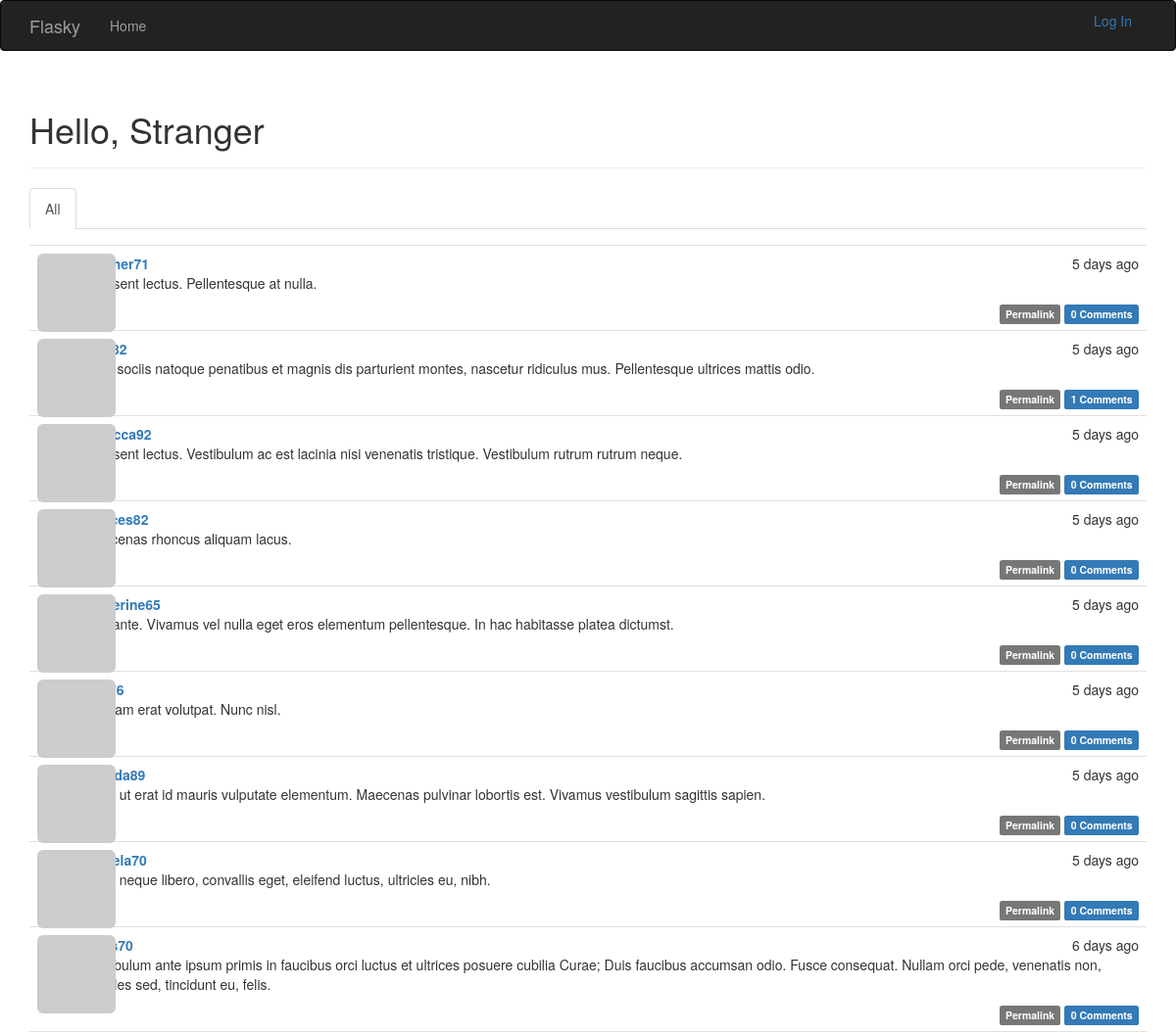
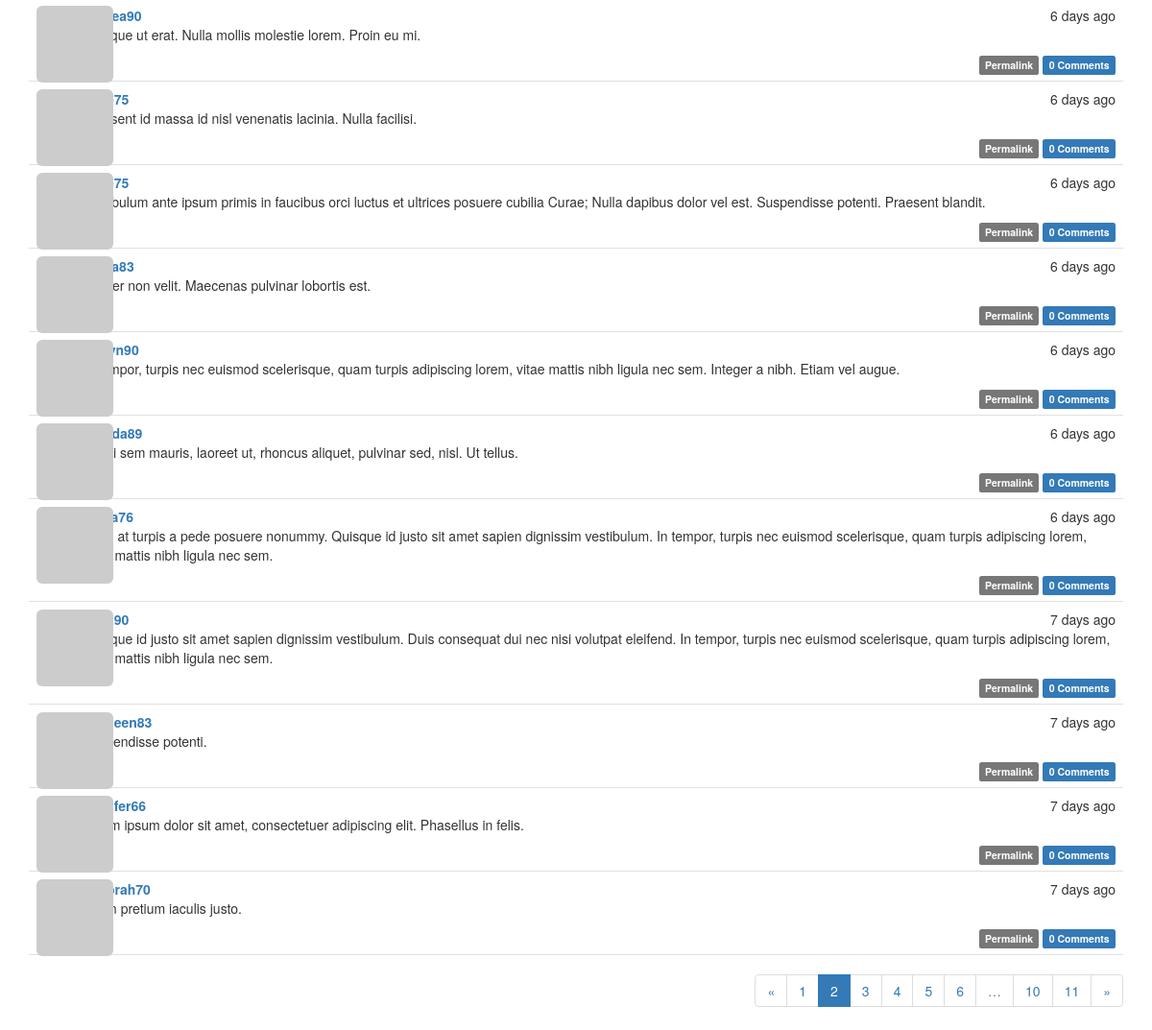
Screenshot of /?page=2 with the database file from the repository (2 pictures, top to bottom).
### app/models.py (models this page shows, shortened)
class Post(db.Model):
    __tablename__ = "posts"
    id = db.Column(db.Integer, primary_key=True)
    body = db.Column(db.Text)
    body_html = db.Column(db.Text)
    timestamp = db.Column(db.DateTime, index=True, default=datetime.utcnow)
    author_id = db.Column(db.Integer, db.ForeignKey("users.id"))
    comments = db.relationship('Comment', backref='post', lazy='dynamic')

class User(UserMixin, db.Model):
    __tablename__ = 'users'
    id = db.Column(db.Integer, primary_key=True)
    email = db.Column(db.String(64), unique=True, index=True)
    username = db.Column(db.String(64), unique=True, index=True)
    role_id = db.Column(db.Integer, db.ForeignKey('roles.id'))
    password_hash = db.Column(db.String(128))
    confirmed = db.Column(db.Boolean, default=False)
    name = db.Column(db.String(64))
    location = db.Column(db.String(64))
    about_me = db.Column(db.Text())
    member_since = db.Column(db.DateTime(), default=datetime.utcnow)
    last_seen = db.Column(db.DateTime(), default=datetime.utcnow)
    avatar_hash = db.Column(db.String(32))
    posts = db.relationship("Post", backref="author", lazy="dynamic")
    followed = db.relationship("Follow", foreign_keys=[Follow.follower_id],
                               backref=db.backref('follower', lazy='joined'), lazy='dynamic',
                               cascade='all, delete-orphan')
    followers = db.relationship("Follow", foreign_keys=[Follow.followed_id],
                                backref=db.backref('followed', lazy='joined'), lazy='dynamic',
                                cascade='all, delete-orphan')
    comments = db.relationship('Comment', backref='author', lazy='dynamic')
    @property
    def password(self):
        raise AttributeError("password is not a readable attribute")
    def gravatar(self, size=100, default="identicon", rating="g"):
        if request.is_secure:
            url = "http://secure.gravatar.com/avatar"
        else:
            url = 'http://www.gravatar.com/avatar'
        hash = self.avatar_hash or hashlib.md5(self.email.encode("utf-8")).hexdigest()
        return '{url}/{hash}?s={size}&d={default}&r={rating}'.format(
            url=url, hash=hash, size=size, default=default, rating=rating)

### app/main/views.py (the view)
@main.route("/", methods=["GET", "POST"])
def index():
    form = PostForm()
    if current_user.can(Permission.WRITE_ARTICLES) and \
            form.validate_on_submit():
        post = Post(body=form.body.data, author=current_user._get_current_object())
        db.session.add(post)
        return redirect(url_for(".index"))
    page = request.args.get("page", 1, type=int)
    show_followed = False
    if current_user.is_authenticated:
        show_followed = bool(request.cookies.get('show_followed', ''))
    if show_followed:
        query = current_user.followed_posts
    else:
        query = Post.query
    pagination = query.order_by(Post.timestamp.desc()).paginate(
        page, per_page=current_app.config["FLASKY_POSTS_PER_PAGE"],
        error_out=False)
    posts = pagination.items
    return render_template("index.html", form=form, posts=posts,
                           show_followed=show_followed, pagination=pagination)

### app/auth/views.py (called while the page is built)
@auth.before_app_request
def before_request():
    if current_user.is_authenticated:
        current_user.ping()
        if not current_user.confirmed \
                and request.endpoint[:5] != "auth.":
            return redirect(url_for("auth.unconfirmed"))

### app/main/__init__.py (called while the page is built)
@main.app_context_processor
def inject_permissions():
    return dict(Permission=Permission)

### app/models.py (called while the page is built)
    def can(self, permissions):
        return False

    def is_administrator(self):
        return False

### app/templates/index.html (shortened to what this page needs)
{% extends "base.html" %}
{% import "bootstrap/wtf.html" as wtf %}
{% import "_macros.html" as macros %}
{% block page_content %}
    <div class="page-header">
        <h1>Hello,
            {% if current_user.is_authenticated %}
                {{ current_user.username }}
            {% else %}
                Stranger
            {% endif %}
        </h1>
    </div>
    <div class="post-tabs">
        <ul class="nav nav-tabs">
            <li{% if not show_followed %} class="active"{% endif %}><a href="{{ url_for('.show_all') }}">All</a></li>
        </ul>
    </div>
    {% include "_posts.html" %}
    {% if pagination %}
        <div class="pagination">
            {{ macros.pagination_widget(pagination, ".index") }}
        </div>
    {% endif %}
{% endblock %}

### app/templates/_posts.html (shortened to what this page needs)
<ul class="posts">
    {% for post in posts %}
        <li class="post">
            <div class="post-thumbnail">
                <a href="{{ url_for(".user", username=post.author.username) }}">
                    <img class="img-rounded profile-thumbnail"
                         src="{{ post.author.gravatar(size=40) }}">
                </a>
            </div>
            <div class="post-content">
                <div class="post-date">
                    {{ moment(post.timestamp).fromNow() }}
                </div>
                <div class="post-author">
                    <a href="{{ url_for('.user', username=post.author.username) }}">
                        {{ post.author.username }}
                    </a>
                </div>
                <div class="post-body">
                    {% if post.body_html %}
                        {{ post.body_html | safe }}
                    {% else %}
                        {{ post.body }}
                    {% endif %}
                </div>
                <div class="post-footer">
                    <a href="{{ url_for('.post', id=post.id) }}">
                        <span class="label label-default">Permalink</span>
                    </a>
                    <a href="{{ url_for('.post', id=post.id) }}#comments">
                        <span class="label label-primary">{{ post.comments.count() }} Comments</span>
                    </a>
                </div>
            </div>
        </li>
    {% endfor %}
</ul>

### app/static/css/styles.css (style rules this page uses)
.profile-thumbnail { position: absolute; }
div.post-tabs { margin-top: 16px; }
ul.posts { list-style-type: none; padding: 0px; margin: 16px 0px 0px 0px; border-top: 1px solid #e0e0e0; }
ul.posts li.post { padding: 8px; border-bottom: 1px solid #e0e0e0; }
div.post-date { float: right; }
div.post-author { font-weight: bold; }
div.post-thumbnail { position: absolute; }
div.post-content { margin-left: 48px; min-height: 48px; }
div.post-footer { text-align: right; }
div.pagination { width: 100%; text-align: right; padding: 0px; margin : 0px; }

### rows the page displays
Post: timestamp "5 days ago", author.username "heather71", body_html "Praesent lectus. Pellentesque at nulla.", comments.count "0"
Post: timestamp "5 days ago", body_html "Cum sociis natoque penatibus et magnis dis parturient montes, nascetur ridiculus mus. Pellentesque ultrices mattis odio.", comments.count "1"
Post: timestamp "5 days ago", author.username "rebecca92", body_html "Praesent lectus. Vestibulum ac est lacinia nisi venenatis tristique. Vestibulum rutrum rutrum neque.", comments.count "0"
Post: timestamp "5 days ago", author.username "frances82", body_html "Maecenas rhoncus aliquam lacus.", comments.count "0"
Post: timestamp "5 days ago", author.username "katherine65", body_html "Sed ante. Vivamus vel nulla eget eros elementum pellentesque. In hac habitasse platea dictumst.", comments.count "0"
Post: timestamp "5 days ago", body_html "Aliquam erat volutpat. Nunc nisl.", comments.count "0"
Post: timestamp "5 days ago", body_html "Nulla ut erat id mauris vulputate elementum. Maecenas pulvinar lobortis est. Vivamus vestibulum sagittis sapien.", comments.count "0"
Post: timestamp "5 days ago", body_html "Nulla neque libero, convallis eget, eleifend luctus, ultricies eu, nibh.", comments.count "0"
Post: timestamp "6 days ago", body_html "Vestibulum ante ipsum primis in faucibus orci luctus et ultrices posuere cubilia Curae; Duis faucibus accumsan odio. Fusce consequat. Nullam orci pede, venenatis non, sodales sed, tincidunt eu, felis.", comments.count "0"
Post: timestamp "6 days ago", body_html "Quisque ut erat. Nulla mollis molestie lorem. Proin eu mi.", comments.count "0"
Post: timestamp "6 days ago", body_html "Praesent id massa id nisl venenatis lacinia. Nulla facilisi.", comments.count "0"
Post: timestamp "6 days ago", body_html "Vestibulum ante ipsum primis in faucibus orci luctus et ultrices posuere cubilia Curae; Nulla dapibus dolor vel est. Suspendisse potenti. Praesent blandit.", comments.count "0"
Post: timestamp "6 days ago", body_html "Integer non velit. Maecenas pulvinar lobortis est.", comments.count "0"
Post: timestamp "6 days ago", body_html "In tempor, turpis nec euismod scelerisque, quam turpis adipiscing lorem, vitae mattis nibh ligula nec sem. Integer a nibh. Etiam vel augue.", comments.count "0"
Post: timestamp "6 days ago", body_html "Morbi sem mauris, laoreet ut, rhoncus aliquet, pulvinar sed, nisl. Ut tellus.", comments.count "0"
Post: timestamp "6 days ago", body_html "Proin at turpis a pede posuere nonummy. Quisque id justo sit amet sapien dignissim vestibulum. In tempor, turpis nec euismod scelerisque, quam turpis adipiscing lorem, vitae mattis nibh ligula nec sem.", comments.count "0"
Post: timestamp "7 days ago", body_html "Quisque id justo sit amet sapien dignissim vestibulum. Duis consequat dui nec nisi volutpat eleifend. In tempor, turpis nec euismod scelerisque, quam turpis adipiscing lorem, vitae mattis nibh ligula nec sem.", comments.count "0"
Post: timestamp "7 days ago", author.username "kathleen83", body_html "Suspendisse potenti.", comments.count "0"
Post: timestamp "7 days ago", author.username "jennifer66", body_html "Lorem ipsum dolor sit amet, consectetuer adipiscing elit. Phasellus in felis.", comments.count "0"
Post: timestamp "7 days ago", author.username "deborah70", body_html "Etiam pretium iaculis justo.", comments.count "0"

### other values shown
{{ p }} "1" "3" "4" "5" "6" "10" "11"
{{ p }} "2"
